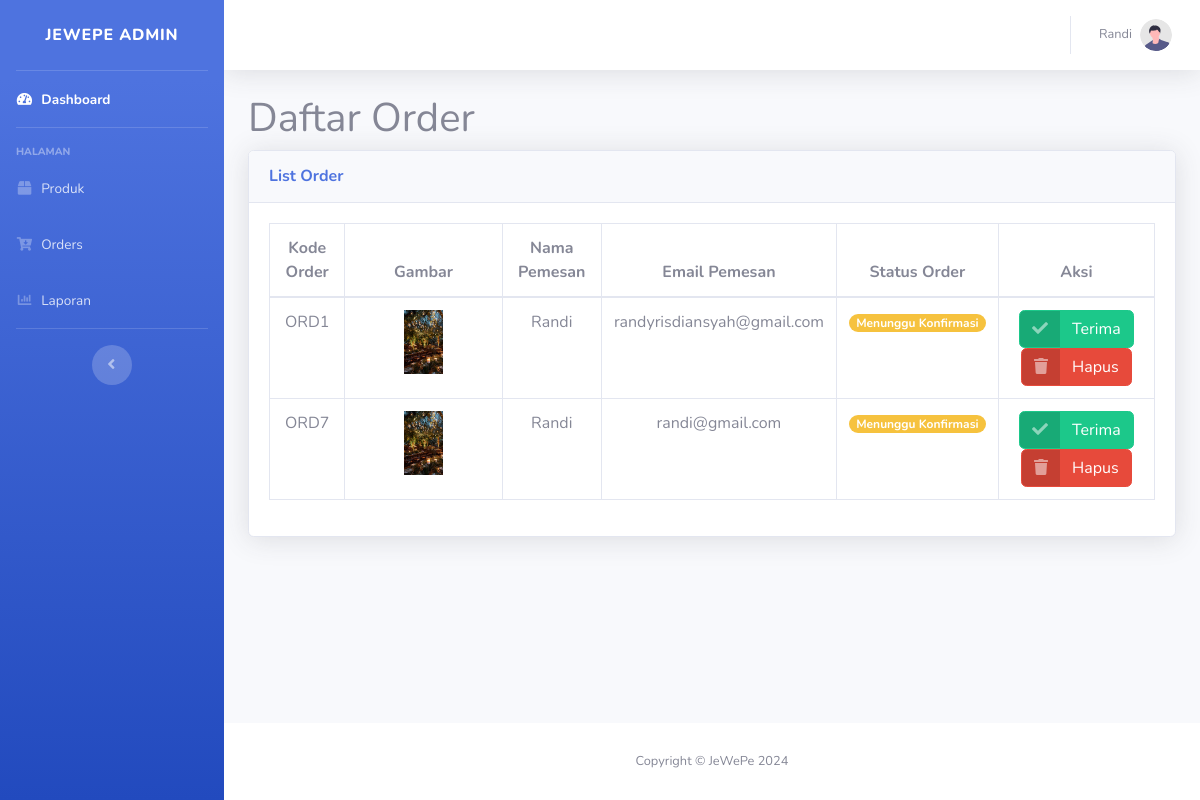
Screenshot of /index.php?controller=order&action=index (signed in) with the database file from the repository.
### tables this page shows
CREATE TABLE `package_details` (
  `package_details_id` int(11) NOT NULL,
  `package_id` int(11) DEFAULT NULL,
  `package_name` varchar(255) NOT NULL,
  `package_image` varchar(100) DEFAULT NULL,
  `description` text DEFAULT NULL,
  `price` float NOT NULL
);

CREATE TABLE `orders` (
  `order_id` int(11) NOT NULL,
  `order_code` varchar(50) DEFAULT NULL,
  `package_id` int(11) DEFAULT NULL,
  `customer_name` varchar(255) NOT NULL,
  `customer_email` varchar(255) NOT NULL,
  `customer_phone_number` varchar(20) NOT NULL,
  `order_status` enum('pending','approved','cancelled') DEFAULT 'pending',
  `wedding_date` date NOT NULL,
  `created_at` datetime NOT NULL,
  `updated_at` datetime NOT NULL
);

### core/Controller.php (called while the page is built, shortened)
<?php
class Controller
{
    public function loadModel($model)
    {
        return new $model;
    }
    public function render($view, $data = [])
    {
        extract($data);
        require_once 'views/' . $view . '.php';
    }
}

### controllers/OrderController.php (called while the page is built, shortened)
<?php
class OrderController extends Controller
{
    private $orderModel;
    public function __construct()
    {
        $this->orderModel = $this->loadModel('Order');
    }
    public function index()
    {
        $orders = $this->orderModel->getOrderData();
        $message = isset($_SESSION['message']) ? $_SESSION['message'] : '';
        $this->render('admin/orders/index', ['orders' => $orders, 'message' => $message]);
    }
}

### core/App.php (called while the page is built, shortened)
<?php
class App
{
    protected $method = 'index';
    public function __construct()
    {
        $url = $this->parseUrl();
        if (isset($_SESSION['user_id'])) {
            $this->method = 'index';
        }
        if (isset($url[0])) {
            $controlName = ucfirst($url[0]) . 'Controller';
            if (file_exists(('controllers/' . $controlName . '.php'))) {
                unset($url[0]);
            }
        }
        $this->controller = new $this->controller;
        if (isset($url[1])) {
            if (method_exists($this->controller, $url[1])) {
                $this->method = $url[1];
                unset($url[1]);
            }
        }
        $this->params = $url ? array_values($url) : [];
        call_user_func_array([$this->controller, $this->method], $this->params);
    }
    public function parseUrl()
    {
        if (isset($_GET['controller']) && isset($_GET['action'])) {
            $url = [$_GET['controller'], $_GET['action']];
            return $url;
        }
        return [];
    }
}

### index.php (called while the page is built, shortened)
<?php
require_once 'config/database.php';
require_once 'core/App.php';
require_once 'core/Controller.php';
require_once 'core/Model.php';
$app = new App();

### config/database.php (called while the page is built, shortened)
<?php
class Database
{
    private static $instance = null;
    private $connection;
    private $host = 'localhost';
    private $username = 'root';
    private $password = '';
    private $database = 'db_jewepe';
    private function __construct()
    {
        $this->connection = new mysqli($this->host, $this->username, $this->password, $this->database);
    }
    public static function getInstance()
    {
        if (!self::$instance) {
            self::$instance = new Database();
        }
        return self::$instance;
    }
    public function getConnection()
    {
        return $this->connection;
    }
}

### core/Model.php (called while the page is built, shortened)
<?php
class Model
{
    public function __construct()
    {
        $this->db = Database::getInstance()->getConnection();
    }
}

### models/Order.php (called while the page is built, shortened)
<?php
class Order extends Model
{
    public function getOrderData()
    {
        $query = 'SELECT pd.package_image,
                         o.order_code, o.customer_name, o.customer_email, o.order_status
                  FROM wedding_package wp
                  JOIN orders o
                  ON wp.package_id = o.package_id
                  LEFT JOIN package_details pd
                  ON wp.package_id = pd.package_id';
        $stmt = $this->db->prepare($query);
        $stmt->execute();
        $result = $stmt->get_result();
        if ($result->num_rows > 0) {
            $orders = $result->fetch_all(MYSQLI_ASSOC);
            return $orders;
        } else {
            return [];
        }
    }
}

### views/admin/orders/index.php (the view, shortened to what this page needs)
<?php include __DIR__ . '/../partials/header.php'; ?>
<h1>Daftar Order</h1>
<div class="card shadow mb-4">
    <div class="card-header py-3">
        <h6 class="m-0 font-weight-bold text-primary">List Order</h6>
    </div>
    <div class="card-body">
        <div class="table-responsive">
            <table class="table table-bordered text-center" id="dataTable" width="100%" cellspacing="0">
                <thead>
                    <tr>
                        <th>Kode Order</th>
                        <th>Gambar</th>
                        <th>Nama Pemesan</th>
                        <th>Email Pemesan</th>
                        <th>Status Order</th>
                        <th>Aksi</th>
                    </tr>
                </thead>
                <tbody>
                    <?php if (!empty($orders)) : ?>
                        <?php foreach ($orders as $o) : ?>
                            <tr>
                                <td class="vertical-middle"><?php echo htmlspecialchars($o['order_code']); ?></td>
                                <td class="vertical-middle"><img class="product_image" src="uploads/productImage/<?php echo $o['package_image']; ?>" alt="product_img"></td>
                                <td class="vertical-middle"><?php echo htmlspecialchars($o['customer_name']); ?></td>
                                <td class="vertical-middle"><?php echo $o['customer_email'] ?></td>
                                <td class="vertical-middle">
                                    <?php
                                    $statusText = '';
                                    $badgeClass = '';
                                    switch ($o['order_status']) {
                                        case 'pending':
                                            $statusText = 'Menunggu Konfirmasi';
                                            $badgeClass = 'badge-warning';
                                            break;
                                    }
                                    ?>
                                    <span class="badge badge-pill <?php echo $badgeClass; ?>"><?php echo $statusText; ?></span>
                                </td>
                                <td class="vertical-middle">
                                    <?php if ($o['order_status'] === 'pending') {
                                    ?>
                                        <a href="index.php?controller=order&action=approveOrder&id=<?php echo htmlspecialchars($o['order_code']);  ?>" class="btn btn-success btn-icon-split">
                                            <span class="icon text-white-50">
                                                <i class="fas fa-check"></i>
                                            </span>
                                            <span class="text">Terima</span>
                                        </a>
                                    <?php
                                    } ?>
                                    <a href="index.php?controller=order&action=deleteOrder&id=<?php echo htmlspecialchars($o['order_code']);  ?>" class="btn btn-danger btn-icon-split">
                                        <span class="icon text-white-50">
                                            <i class="fas fa-trash"></i>
                                        </span>
                                        <span class="text">Hapus</span>
                                    </a>
                                </td>
                            </tr>
                        <?php endforeach; ?>
                    <?php else : ?>
                        <tr>
                            <td colspan="11">Tidak ada data ditemukan</td>
                        </tr>
                    <?php endif; ?>
                </tbody>
            </table>
        </div>
    </div>
</div>
<?php include __DIR__ . '/../partials/footer.php'; ?>

### views/admin/partials/header.php (shortened to what this page needs)
<!DOCTYPE html>
<html lang="en">
<head>
    <link href="src/vendor/fontawesome-free/css/all.min.css" rel="stylesheet" type="text/css">
    <link href="src/css/custom.css" rel="stylesheet">
    <link href="src/css/sb-admin-2.css" rel="stylesheet">
    <link href="https://cdn.jsdelivr.net/npm/quill@2.0.2/dist/quill.snow.css" rel="stylesheet" />
</head>
<body id="page-top">
    <div id="wrapper">
        <ul class="navbar-nav bg-gradient-primary sidebar sidebar-dark accordion" id="accordionSidebar">
            <a class="sidebar-brand d-flex align-items-center justify-content-center" href="index.html">
                <div class="sidebar-brand-text mx-3">Jewepe Admin</div>
            </a>
            <hr class="sidebar-divider my-0">
            <li class="nav-item active">
                <a class="nav-link" href="index.php?controller=dashboard&action=index">
                    <i class="fas fa-fw fa-tachometer-alt"></i>
                    <span>Dashboard</span></a>
            </li>
            <hr class="sidebar-divider">
            <div class="sidebar-heading">
                Halaman
            </div>
            <li class="nav-item">
                <a class="nav-link collapsed" href="index.php?controller=product&action=index">
                    <i class="fas fa-fw fa-box"></i>
                    <span>Produk</span>
                </a>
            </li>
            <li class="nav-item">
                <a class="nav-link collapsed" href="index.php?controller=order&action=index">
                    <i class="fas fa-fw fa-cart-arrow-down"></i>
                    <span>Orders</span>
                </a>
            </li>
            <li class="nav-item">
                <a class="nav-link collapsed" href="index.php?controller=order&action=index">
                    <i class="fas fa-fw fa-chart-bar"></i>
                    <span>Laporan</span>
                </a>
            </li>
            <hr class="sidebar-divider">
            <div class="text-center d-none d-md-inline">
                <button class="rounded-circle border-0" id="sidebarToggle"></button>
            </div>
        </ul>
        <div id="content-wrapper" class="d-flex flex-column">
            <div id="content">
                <nav class="navbar navbar-expand navbar-light bg-white topbar mb-4 static-top shadow">
                    <ul class="navbar-nav ml-auto">
                        <li class="nav-item dropdown no-arrow">
                            <a class="nav-link dropdown-toggle" href="#" id="userDropdown" role="button" data-toggle="dropdown" aria-haspopup="true" aria-expanded="false">
                                <span class="mr-2 d-none d-lg-inline text-gray-600 small"><?php echo $_SESSION['username'] ?></span>
                                <img class="img-profile rounded-circle" src="src/img/undraw_profile.svg">
                            </a>
                        </li>
                    </ul>
                </nav>
                <div class="container-fluid">

### views/admin/partials/footer.php (shortened to what this page needs)
</div>
</div>
<footer class="sticky-footer bg-white">
    <div class="container my-auto">
        <div class="copyright text-center my-auto">
            <span>Copyright &copy; JeWePe 2024</span>
        </div>
    </div>
</footer>
</div>
</div>
</body>
</html>

### src/css/custom.css (style rules this page uses)
.product_image { width: 30%; }
.vertical-middle { vertical-align: middle; }

### rows the page displays
package_details: orders.order_code "ORD1", package_image (picture), orders.customer_name "Randi", orders.customer_email "randyrisdiansyah@gmail.com", orders.order_status "Menunggu Konfirmasi", orders.order_code "ORD7", orders.customer_email "randi@gmail.com"

### other values shown
$_SESSION['username'] "Randi"
